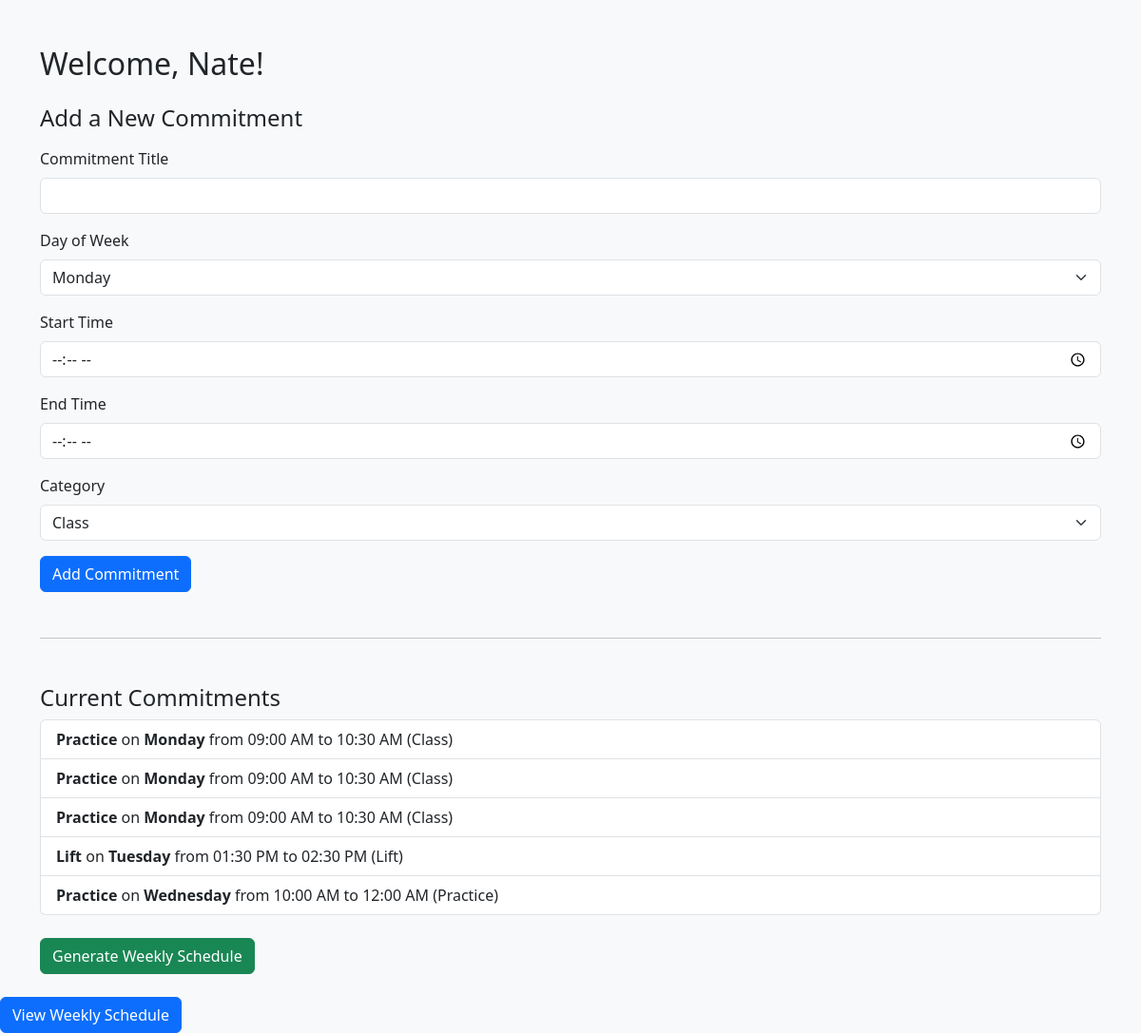
/user/1/commitments, run on the app's committed database.
### models.py (models this page shows)
class User(db.Model):
    id = db.Column(db.Integer, primary_key=True)
    name = db.Column(db.String(100), nullable=False)
    email = db.Column(db.String(120), nullable=True)
    commitments = db.relationship('Commitment', backref='user', lazy=True)

class Commitment(db.Model):
    id = db.Column(db.Integer, primary_key=True)
    user_id = db.Column(db.Integer, db.ForeignKey('user.id'), nullable=False)
    title = db.Column(db.String(200), nullable=False)
    day_of_week = db.Column(db.String(10), nullable=False)  # e.g., 'Monday'
    start_time = db.Column(db.Time, nullable=False)
    end_time = db.Column(db.Time, nullable=False)
    category = db.Column(db.String(50), nullable=False)  # Class, Practice, Lift, Meeting, etc.

### app.py (the view, shortened to what this page needs)
@app.route('/user/<int:user_id>/commitments', methods=['GET', 'POST'])
def add_commitments(user_id):
    form = CommitmentForm()
    user = User.query.get_or_404(user_id)
    commitments = Commitment.query.filter_by(user_id=user_id).all()
    return render_template('add_commitments.html', form=form, user=user, commitments=commitments)

### forms.py
class CommitmentForm(FlaskForm):
    title = StringField('Commitment Title', validators=[DataRequired()])
    day_of_week = SelectField('Day of Week', choices=[('Monday','Monday'),('Tuesday','Tuesday'),('Wednesday','Wednesday'),('Thursday','Thursday'),('Friday','Friday'),('Saturday','Saturday'),('Sunday','Sunday')])
    start_time = TimeField('Start Time', validators=[DataRequired()])
    end_time = TimeField('End Time', validators=[DataRequired()])
    category = SelectField('Category', choices=[('Class','Class'),('Practice','Practice'),('Lift','Lift'),('Meeting','Meeting'),('Other','Other')])
    submit = SubmitField('Add Commitment')

### templates/add_commitments.html (shortened to what this page needs)
<!DOCTYPE html>
<html lang="en">
<head>
    <link rel="stylesheet" href="https://cdn.jsdelivr.net/npm/bootstrap@5.3.0/dist/css/bootstrap.min.css">
</head>
<body class="bg-light">
    <div class="container mt-5">
        <h2 class="mb-4">Welcome, {{ user.name }}!</h2>
        <h4 class="mb-3">Add a New Commitment</h4>
        <form method="POST">
            <div class="mb-3">
                {{ form.title.label(class="form-label") }}
                {{ form.title(class="form-control") }}
            </div>
            <div class="mb-3">
                {{ form.day_of_week.label(class="form-label") }}
                {{ form.day_of_week(class="form-select") }}
            </div>
            <div class="mb-3">
                {{ form.start_time.label(class="form-label") }}
                {{ form.start_time(class="form-control") }}
            </div>
            <div class="mb-3">
                {{ form.end_time.label(class="form-label") }}
                {{ form.end_time(class="form-control") }}
            </div>
            <div class="mb-3">
                {{ form.category.label(class="form-label") }}
                {{ form.category(class="form-select") }}
            </div>
            <div>
                {{ form.submit(class="btn btn-primary") }}
            </div>
        </form>
        <hr class="my-5">
        <h4>Current Commitments</h4>
        <ul class="list-group">
            {% for c in commitments %}
                <li class="list-group-item">
                    <strong>{{ c.title }}</strong> on <strong>{{ c.day_of_week }}</strong>
                    from {{ c.start_time.strftime('%I:%M %p') }} to {{ c.end_time.strftime('%I:%M %p') }}
                    ({{ c.category }})
                </li>
            {% else %}
                <li class="list-group-item text-muted">No commitments yet.</li>
            {% endfor %}
        </ul>
        <div class="mt-4">
            <a href="{{ url_for('view_schedule', user_id=user.id) }}" class="btn btn-success">Generate Weekly Schedule</a>
        </div>
    </div>
</body>
</html>
<div class="mt-4">
    <a href="{{ url_for('view_schedule', user_id=user.id) }}" class="btn btn-primary">
        View Weekly Schedule
    </a>
</div>

### data on the page
User: name "Nate"
Commitment: title "Practice", day_of_week "Monday", start_time "09:00 AM", end_time "10:30 AM", category "Class"
Commitment: title "Practice", day_of_week "Monday", start_time "09:00 AM", end_time "10:30 AM", category "Class"
Commitment: title "Practice", day_of_week "Monday", start_time "09:00 AM", end_time "10:30 AM", category "Class"
Commitment: title "Lift", day_of_week "Tuesday", start_time "01:30 PM", end_time "02:30 PM", category "Lift"
Commitment: title "Practice", day_of_week "Wednesday", start_time "10:00 AM", end_time "12:00 AM", category "Practice"
